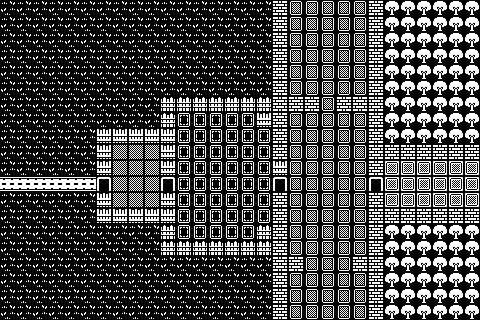

This is a level from a 2D game, rendered from its Tiled map with the project's own tilesets. A one-line summary and the complete map file follow:
An orthogonal 30x20 tile map with 16x16 px tiles, 1 tile layer (Tile Layer 1).

<map version="1.2" tiledversion="1.3.1" orientation="orthogonal" renderorder="right-down" compressionlevel="0" width="30" height="20" tilewidth="16" tileheight="16" infinite="0" nextlayerid="2" nextobjectid="1">
 <tileset firstgid="1" source="Monochrome.tsx" />
 <layer id="1" name="Tile Layer 1" width="30" height="20">
  <data encoding="csv">
6,6,6,6,6,6,6,6,6,6,6,6,6,6,6,6,6,555,564,564,564,564,564,555,69,69,69,69,69,69,
6,6,6,6,6,6,6,6,6,6,6,6,6,6,6,6,6,555,564,564,564,564,564,555,69,69,69,69,69,69,
6,6,6,6,6,6,6,6,6,6,6,6,6,6,6,6,6,555,564,564,564,564,564,555,69,69,69,69,69,69,
6,6,6,6,6,6,6,6,6,6,6,6,6,6,6,6,6,555,564,564,564,564,564,555,69,69,69,69,69,69,
6,6,6,6,6,6,6,6,6,6,6,6,6,6,6,6,6,555,564,564,564,564,564,555,69,69,69,69,69,69,
6,6,6,6,6,6,6,6,6,6,6,6,6,6,6,6,6,555,564,564,564,564,564,555,69,69,69,69,69,69,
6,6,6,6,6,6,6,6,6,6,98,98,98,98,98,98,98,555,555,555,564,555,555,555,69,69,69,69,69,69,
6,6,6,6,6,6,6,6,6,6,98,532,532,532,532,532,99,555,564,564,564,564,564,555,69,69,69,69,69,69,
6,6,6,6,6,6,99,99,99,99,99,532,532,532,532,532,532,555,564,564,564,564,564,555,69,69,69,69,69,69,
6,6,6,6,6,6,99,546,546,546,99,532,532,532,532,532,532,555,564,564,564,564,564,555,555,555,555,555,555,555,
6,6,6,6,6,6,99,546,546,546,99,532,532,532,532,532,532,99,564,564,564,564,564,555,589,589,589,589,589,589,
2684354569,2684354569,2684354569,2684354569,2684354569,2684354569,295,546,546,546,295,532,532,532,532,532,532,295,564,564,564,564,564,295,589,589,589,589,589,589,
6,6,6,6,6,6,99,546,546,546,99,532,532,532,532,532,532,555,564,564,564,564,564,555,589,589,589,589,589,589,
6,6,6,6,6,6,99,99,99,99,99,532,532,532,532,532,532,555,564,564,564,564,564,555,555,555,555,555,555,555,
6,6,6,6,6,6,6,6,6,6,98,532,532,532,532,532,98,555,564,564,564,564,564,555,69,69,69,69,69,69,
6,6,6,6,6,6,6,6,6,6,98,98,98,98,98,98,98,555,564,564,564,564,564,555,69,69,69,69,69,69,
6,6,6,6,6,6,6,6,6,6,6,6,6,6,6,6,6,555,555,564,564,564,555,555,69,69,69,69,69,69,
6,6,6,6,6,6,6,6,6,6,6,6,6,6,6,6,6,555,564,564,564,564,564,555,69,69,69,69,69,69,
6,6,6,6,6,6,6,6,6,6,6,6,6,6,6,6,6,555,564,564,564,564,564,555,69,69,69,69,69,69,
6,6,6,6,6,6,6,6,6,6,6,6,6,6,6,6,6,555,564,564,564,564,564,555,69,69,69,69,69,69
</data>
 </layer>
</map>
